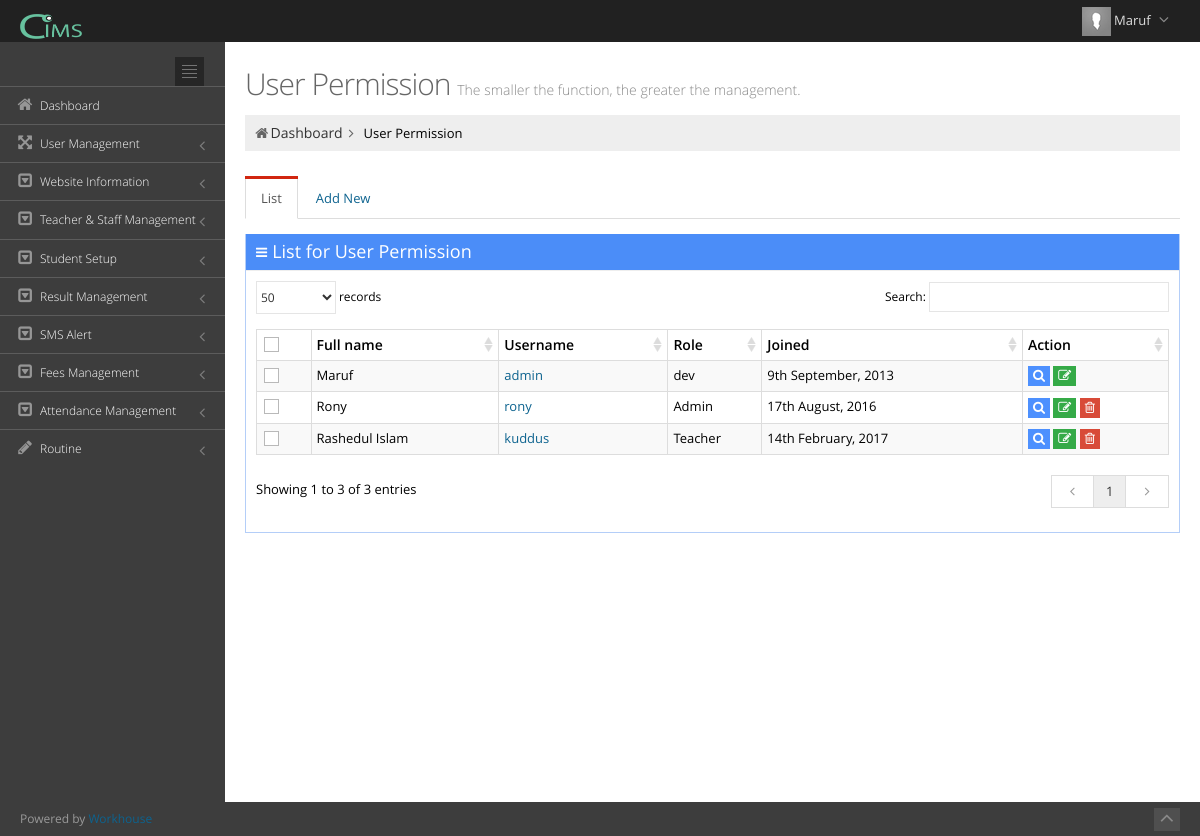
/index.php?view=user_management (signed in), run on the app's committed database.
### tables this page shows
CREATE TABLE `user_admin` (
  `userid` int(11) NOT NULL,
  `username` text NOT NULL,
  `usr_code` varchar(500) NOT NULL,
  `role` varchar(100) NOT NULL,
  `password` varchar(500) NOT NULL,
  `image` varchar(300) NOT NULL,
  `userdate` date NOT NULL,
  `uniqueToken` varchar(40) NOT NULL
);

CREATE TABLE `t_modules` (
  `moduleid` int(11) NOT NULL COMMENT 'module id',
  `name` text NOT NULL,
  `page_caption` text NOT NULL,
  `page_link` text NOT NULL,
  `is_report` int(2) NOT NULL COMMENT '1=report,0=form',
  `is_main` int(2) NOT NULL COMMENT '1=main,0=sub',
  `icon` varchar(300) NOT NULL,
  `show` int(2) NOT NULL COMMENT '1=show,0=hide'
);

CREATE TABLE `role` (
  `role_id` int(11) NOT NULL,
  `role_name` varchar(110) NOT NULL
);

### include/view.php (called while the page is built, shortened)
<?php
	require('functions.php');
	$htaccess = isset($_SERVER['HTACCESS']);
	if(isset($_GET['view'])){
	 	@$view = $_GET['view'];
	}
	else {
	 	$view = 'login';
	}
	$page = $view.'_asoft.php';
	include($page);
	$content = ob_get_clean();
?>

### include/functions.php (called while the page is built, shortened)
<?php
function urlroute($url){
	global $htaccess;
	if(!$htaccess){
		$url = 'index.php?view='.$url;
	}
	return $url;
}
function escape($input){
	return mysql_real_escape_string($input);
}
function name($email){
	$sql = "SELECT username FROM user_admin WHERE usr_code = '$email'";
	$qry = mysql_query($sql) or die ("Error in name selection at header".mysql_error());
	$rs = mysql_fetch_array($qry);
	return $rs['username'];
}
?>

### user_management_asoft.php (the view, shortened to what this page needs)
<?php
$sql_Name = "SELECT name,page_link,page_caption FROM `t_modules` where page_link='".$view."'";
$qry_Name = mysql_query($sql_Name);
$page_title = mysql_result($qry_Name, 0, "name");
$page_link = mysql_result($qry_Name, 0, "page_link");
$page_caption = mysql_result($qry_Name, 0, "page_caption");
if(isset($_SESSION['com_cbs_aaiam_school_maruf_user_email']) == true){
?>
<div class="page-content">
    <div class="row">
        <div class="col-md-12">
        	<h3 class="page-title"><?php echo $page_title;?> <small><?php echo $page_caption;?></small></h3>
            <ul class="page-breadcrumb breadcrumb">
                <li><i class="icon-home"></i><a href="<?php echo urlroute('home'); ?>">Dashboard</a><i class="icon-angle-right"></i></li>
                <li><?php echo $page_title;?></li>
            </ul>
        </div>
    </div>
<div class="row">
    <div class="col-md-12">
        <div class="tabbable tabbable-custom boxless">
            <ul class="nav nav-tabs">
                <li class="active"><a href="#tab_0" data-toggle="tab">List</a></li>
                <li><a href="#tab_1" data-toggle="tab">Add New</a></li>
            </ul>
            <div class="tab-content">
            	<div class="tab-pane active" id="tab_0">
                    <div class="portlet box blue ">
                        <div class="portlet-title">
                            <div class="caption"><i class="icon-reorder"></i>List for <?php echo $page_title;?></div>
                        </div>
                        <div class="portlet-body  flip-scroll">
                            <form action=""  class="form-horizontal form-bordered" id="formIDdel" method="post" enctype="multipart/form-data">
                            <table class="table table-bordered table-striped table-condensed flip-content" id="sample_1">
                                <thead class="flip-content">
                                    <tr>
                                        <th><input type="checkbox" class="group-checkable" data-set="#sample_1 .checkboxes" /></th>
                                        <th>Full name</th>
                                        <th>Username</th>
                                        <th>Role</th>
                                        <th>Joined</th>
                                        <th>Action</th>
                                    </tr>
                                </thead>
                                <tbody>
                                <?php
                                $role = $_SESSION['com_cbs_aaiam_school_maruf_loggedin_user_role'];
								if($role == 1){
									 $sql_user_admin = "SELECT usr.*,rl.role_name FROM user_admin as usr,role as rl WHERE usr.role=rl.role_id";
								}else if($role == 2){
									   $sql_user_admin = "SELECT usr.*,rl.role_name FROM user_admin as usr,role as rl WHERE usr.role=rl.role_id AND role != '1' ";
								}else if($role == 3){
									 $sql_user_admin = "SELECT usr.*,rl.role_name FROM user_admin as usr,role as rl WHERE usr.role=rl.role_id AND role != '1' AND role != '2'";
								}
                                $qry_user_admin = mysql_query($sql_user_admin);
                                while($rowc = mysql_fetch_array($qry_user_admin)){
                                ?>
                                <tr>
                                    <td><input type="checkbox" class="checkboxes" value="1" /></td>
                                    <td><?php echo $rowc['username']?></td>
                                    <td><a href="mailto:<?php echo $rowc['usr_code']?>"><?php echo $rowc['usr_code']?></a></td>
                                    <td><?php echo $rowc['role_name']?></td>
                                     <td class="center"><?php echo date('jS F, Y',strtotime($rowc['userdate']))?></td>
                                    <td>
                                    <?php if(@$row_access_acs[3] == 'View') {?>
                                        <a
                                        href="<?php echo urlroute($page_link); ?>&Editid=<?php echo $rowc['userid']; ?>&temp=View"
                                        class="btn btn-xs blue">
                                        <i class="icon-search"></i>
                                        </a>
                                    <?php }?>
                                    <?php if(@$row_access_acs[1] == 'Edit') {?>
                                        <a onclick="return confirm('Do you want to Edit?')"
                                        href="<?php echo urlroute('user_management'); ?>&Editid=<?php echo $rowc['userid']; ?>&temp=Save"
                                        class="btn btn-xs green">
                                        <i class="icon-edit"></i>
                                        </a>
                                    <?php }?>
                                    <?php if(@$row_access_acs[2] == 'Delete' && $rowc['role'] !='1') {?>
                                        <a 	onclick="return confirm('Do you want to Delete?')"
                                        href="<?php echo urlroute('user_management'); ?>&Deleteid=<?php echo $rowc['userid']; ?>&temp=Delete"
                                        class="btn btn-xs red">
                                        <i class="icon-trash"></i>
                                        </a>
                                    <?php }?>
                                    </td>
                                </tr>
                                <?php } ?>
                                </tbody>
                            </table>
                            </form>
                        </div>
                    </div>
                </div>
        	</div>
        </div>
    </div>
</div>
</div>
<?php
}else{
?>
<script type="text/javascript">
location.replace('index.php');
</script>
<?php
}
?>

### include/html_head.php (shortened to what this page needs)
<!DOCTYPE html>
 <html lang="en" class="no-js">
<head>
<link href="assets/plugins/font-awesome/css/font-awesome.min.css" rel="stylesheet" type="text/css"/>
<link href="assets/plugins/bootstrap/css/bootstrap.min.css" rel="stylesheet" type="text/css"/>
<link href="assets/plugins/uniform/css/uniform.default.css" rel="stylesheet" type="text/css"/>
<link href="assets/css/style-metronic.css" rel="stylesheet" type="text/css"/>
<link href="assets/css/style.css" rel="stylesheet" type="text/css"/>
<link href="assets/css/style-responsive.css" rel="stylesheet" type="text/css"/>
<link href="assets/css/plugins.css" rel="stylesheet" type="text/css"/>
<link href="assets/css/themes/default.css" rel="stylesheet" type="text/css" id="style_color"/>
<link href="assets/css/custom.css" rel="stylesheet" type="text/css"/>
<link rel="stylesheet" href="assets/plugins/data-tables/DT_bootstrap.css" />
<link rel="stylesheet" type="text/css" href="assets/plugins/bootstrap-datepicker/css/datepicker.css" />
</head>

### index.php (shortened to what this page needs)
<?php
	$sqlm = "SELECT * FROM t_user_module WHERE userid = '".@$_SESSION['com_cbs_aaiam_lschool_maruf_loggedin_user_id']."'";
	$rsm = mysql_query($sqlm);
	while($rom = mysql_fetch_array($rsm)){
		$macs[$rom['moduleid']]= $rom['accesslevel'];
	}
	$pglnk = @$_GET['view'];
	$usrid = @$_SESSION['com_cbs_aaiam_lschool_maruf_loggedin_user_id'];
	$qry_ = mysql_query("SELECT a.accesslevel  , b.* FROM t_user_module AS a, t_modules AS b
							WHERE a.moduleid = b.moduleid
							AND b.page_link = '$pglnk'
							AND a.userid = '$usrid' ");
	$rows = mysql_fetch_array($qry_);
	$query = mysql_query("SELECT * FROM user_admin WHERE usr_code='".@$_SESSION['com_cbs_aaiam_school_maruf_user_email']."'");
	while($row = mysql_fetch_assoc($query))
	{
		$userid = $row['userid'];
	}
	$acslevel = (@$_SESSION['com_cbs_aaiam_lschool_maruf_loggedin_user_id'] == @$userid)? 'Add, Edit, Delete, View' : $rows['accesslevel'];
	$row_access_acs = explode(', ',$acslevel);
	require_once('include/view.php');
			?>
			<?php
	require_once('include/html_head.php');
?>
<?php
		if(isset($_SESSION['com_cbs_aaiam_school_maruf_user_email']))
		{
echo "<body class='page-header-fixed'>";
		}else{
echo "<body>";
		}
?>
		<?php
		if(isset($_SESSION['com_cbs_aaiam_school_maruf_user_email']))
		{
			require_once('include/nav_header.php');
		}
		?>
		<?php
		if(isset($_SESSION['com_cbs_aaiam_school_maruf_user_email']) == false)
		{
			print($content);
		}else{
		?>
       <div class="page-container">
          <?php require_once('include/nav_sidebar.php'); ?>
				<?php print($content); ?>
           </div>
        <?php
		}
		?>
      	<?php
		if(isset($_SESSION['com_cbs_aaiam_school_maruf_user_email']))
		{
			require_once('include/footer.php');
		}
		?>
</body>
</html>

### include/nav_header.php (shortened to what this page needs)
<div class="header navbar navbar-inverse navbar-fixed-top">
        <div class="header-inner">
           <a class="navbar-brand" href="#" target="_blank">
            <img src="img/login-logo.png" alt="logo" class="img-responsive" style="height:25px"/>
            </a>
            <ul class="nav navbar-nav pull-right">
                <li class="dropdown user">
                	<a href="#" class="dropdown-toggle" data-toggle="dropdown" data-hover="dropdown" data-close-others="true">
                        <?php
						$sql_view = "SELECT * FROM user_admin WHERE usr_code='".@$_SESSION['com_cbs_aaiam_school_maruf_user_email']."'";
						$qry_view = mysql_query($sql_view) or die("Error in view ->".mysql_error());
						$rs_view = mysql_fetch_array($qry_view);
						@$path = 'img/user/'.@$rs_view["image"];
						if(@$rs_view["image"] != "" && file_exists($path)==true){
							$thumbs  = 'img/user/thumbs/small'.@$rs_view["image"];
						}else{
							$thumbs  = 'assets/img/avatar.png';
						}
						?>
                        <img alt="" src="<?php echo $thumbs;?>" height="29"/>
               	 		<span class="username"><?php echo name($_SESSION['com_cbs_aaiam_school_maruf_user_email']);?></span>
                		<i class="icon-angle-down"></i>
                	</a>
                </li>
            </ul>
        </div>
</div>

### include/nav_sidebar.php (shortened to what this page needs)
<div class="page-sidebar navbar-collapse collapse">
         <ul class="page-sidebar-menu">
            <li>
               <div class="sidebar-toggler hidden-phone"></div>
            </li>
            <?php
$Select = mysql_query("SELECT * FROM `hierarchy`");
while($Row = mysql_fetch_assoc($Select)){
	if($Row['category'] == 'm'){
		$Arr[$Row['hierarchy_id']] = $Row['sub_category'];
	}else{
		$Childs[$Row['category']][$Row['hierarchy_id']] = $Row['sub_category'];
	}
}
function gettree($Array,$view,$macs){
		foreach($Array as $key => $value){
			if(array_key_exists($value,@$macs)){
				$sql_category_name = "SELECT * FROM t_modules WHERE moduleid = '".escape($value)."'";
				$qry_category_name = mysql_query($sql_category_name);
				while($rs_category_name = mysql_fetch_array($qry_category_name))
				{
					$name = $rs_category_name['name'];
					$page_link = $rs_category_name['page_link'];
					$icon = $rs_category_name['icon'];
				}
				$qry_is_main_cat = mysql_query("SELECT category FROM `hierarchy` WHERE hierarchy_id=$key");
				$is_main_cat = mysql_result($qry_is_main_cat, 0, "category");
				echo '<li id="module_'.$value.'" ';
					if($page_link == $view) echo 'class="active "';
				echo '>';
					echo '<a   href="'.urlroute($page_link).'"';
					echo '>';
						echo '<i class="'.$icon.'"></i>';
						echo '<span class="title">';
						echo $name;
						echo '</span>';
					echo '</a> ';
				if($is_main_cat != 'm'){
					echo '</li>';
				}
			}
		}
}
gettree($Arr,$view,$macs);
?>
         </ul>
      </div>

### include/footer.php
<div class="footer">
    <div class="footer-inner">
    	Powered by <a href="#" target="_blank">Workhouse</a>
    </div>
    <div class="footer-tools">
    	<span class="go-top"><i class="icon-angle-up"></i></span>
    </div>
</div>

### assets/css/style-metronic.css (style rules this page uses)
div, input, select, textarea, span, img, table, td, th, p, a, button, ul, code, pre, li { -webkit-border-radius: 0 !important; -moz-border-radius: 0 !important; border-radius: 0 !important; }
.btn { border-width: 0; padding: 7px 14px; font-size: 14px; outline: none !important; -webkit-box-shadow: none !important; -moz-box-shadow: none !important; box-shadow: none !important; -webkit-border-radius: 0 !important; -moz-border-radius: 0 !important; border-radius: 0 !important; -webkit-text-shadow: none; -moz-text-shadow: none; text-shadow: none; }
.btn.red { color: white; text-shadow: none; background-color: #d84a38; }
.btn.blue { color: white; text-shadow: none; background-color: #4d90fe; }
.btn.green { color: white; text-shadow: none; background-color: #35aa47; }
.btn > i { font-size: 14px; }
.btn-sm, .btn-xs { padding: 5px 10px; font-size: 12px; line-height: 1.5; }
.btn-sm > i, .btn-xs > i { font-size: 13px; }
.btn-xs { padding: 1px 5px; }
.nav-tabs, .nav-pills { margin-bottom: 10px; }
.table thead > tr > th { border-bottom: 0; }

### assets/css/style-responsive.css (style rules this page uses)
@media (min-width: 992px) { .page-sidebar { position: absolute; width: 225px; } }
@media (min-width: 992px) { .page-sidebar.navbar-collapse { max-height: none !important; } }
@media (min-width: 992px) { .page-content { margin-left: 225px; margin-top: 0px; min-height: 760px; padding: 25px 20px 20px 20px; } }

### assets/css/plugins.css (style rules this page uses)
.dataTable { width: 100% !important; clear: both; margin-top: 5px; }
.dataTable > thead > tr > th.sorting, .dataTable > thead > tr > th.sorting_asc, .dataTable > thead > tr > th.sorting_desc { padding-right: 18px; }

### assets/css/themes/default.css (style rules this page uses)
body { background-color: #3d3d3d !important; }
.header { filter: none !important; background-image: none !important; background-color: #212121 !important; }
.header .navbar-nav li.dropdown .dropdown-toggle i { color: #8a8a8a !important; }
.page-sidebar { background-color: #3d3d3d; }
ul.page-sidebar-menu > li > a { border-top: 1px solid #5c5c5c !important; color: #ffffff !important; }
ul.page-sidebar-menu > li:last-child > a { border-bottom: 1px solid transparent !important; }
ul.page-sidebar-menu > li a i { color: #969696; }
.sidebar-toggler { background-image: url(../../img/sidebar-toggler.jpg); background-color: #242424; }
.footer .footer-inner { color: #999999; }
.footer .footer-tools .go-top { background-color: #4f4f4f; }
.footer .footer-tools .go-top i { color: #8a8a8a; }

### data on the page
user_admin: username "Maruf", usr_code "admin", role.role_name "dev", userdate "9th September, 2013"
t_modules: name "Dashboard"
t_modules: name "User Management"
t_modules: name "Website Information"
t_modules: name "Teacher & Staff Management"
t_modules: name "Student Setup"
t_modules: name "Result Management"
t_modules: name "SMS Alert"
t_modules: name "Fees Management"
t_modules: name "Attendance Management"
t_modules: name "Routine"
t_modules: name "User Permission", page_caption "The smaller the function, the greater the management."
user_admin: username "Rony", usr_code "rony", role.role_name "Admin", userdate "17th August, 2016"
user_admin: username "Rashedul Islam", usr_code "kuddus", role.role_name "Teacher", userdate "14th February, 2017"
